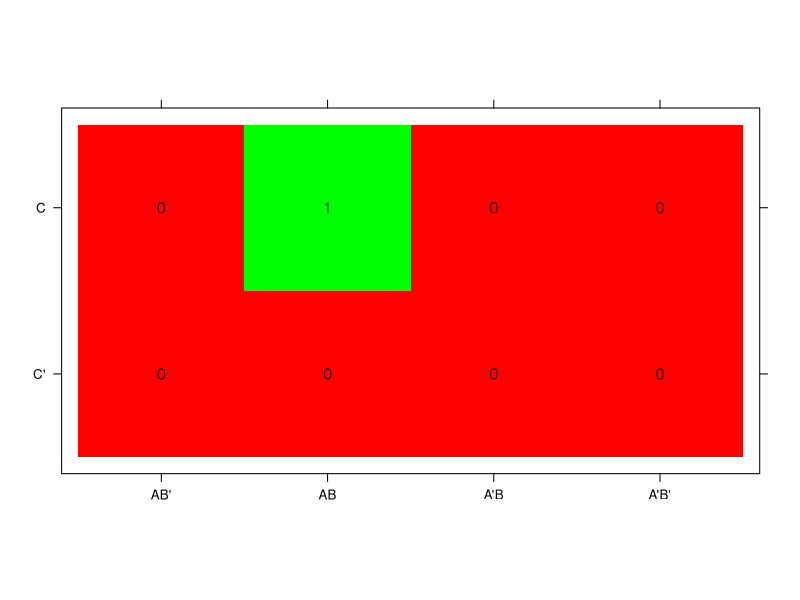
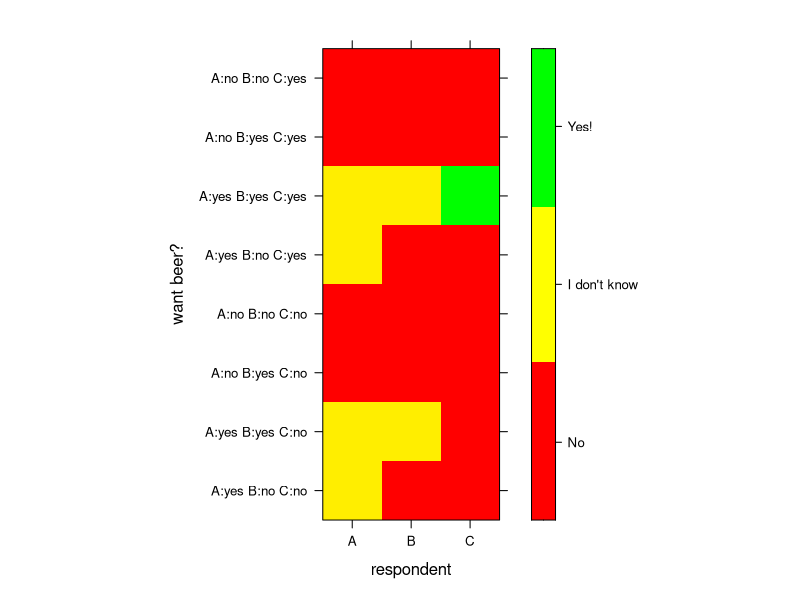

Generate these figures, in order, with R:
library(lattice)
library(latticeExtra)

nz <- 3
x <- 2**1
y <- 2**2
d <- t(matrix(rep(1:2, length.out=x*y), nrow=x, ncol=y))

p <- levelplot(
  d,
  xlab=NULL,
  ylab=NULL,
  # scales=list(x=list(at=NULL), y=list(at=NULL)), # no ticks
  scales=list(x=list(at=1:y, labels=c("AB'", "AB", "A'B", "A'B'")), y=list(at=1:x, labels=c("C'", "C"))),
  cuts=nz-1, # to map 1:3 to white:black
  # colorkey=NULL,
  col.regions=colorRampPalette(colors=c("white", "black"))(nz)
)
# print(p)

dat <- data.frame(
  expand.grid(x=c("AB'", "AB", "A'B", "A'B'"), y=c("C'", "C")),
  value=c(0, 0, 0, 0, 0, 1, 0, 0),
  source=c(0, 0, 0, 0, 0, 1, 0, 0)
)
lp <- levelplot(value ~ x+y, aspect="iso", data=dat, xlab=NULL, ylab=NULL, colorkey=NULL,
  col.regions=colorRampPalette(colors=c("red", "green"))(2))
xp <- xyplot(y ~ x, data=dat,
  panel = function(y, x, ...) {
    ltext(x = x, y = y, labels = dat$source, cex = 1, font = 2,
      fontfamily = "HersheySans")
    # panel.grid(h=1, v=3, x=2, y=4)
    #panel.abline(h=c(1.5), from=1.5, to=2.5)
    #panel.abline(v=c(1.5, 2.5, 3.5), from=0.5, to=2.5)
  }
  )

p <- lp + xp
print(p)

# joke result, "and" form, per logician desire
# the "backwards" row/col numbers make
# the data match the input format
m <- matrix(nrow=3, ncol=8, data=c(
   0, -1, -1,  # 100
   0,  0, -1,  # 110
  -1, -1, -1,  # 010
  -1, -1, -1,  # 000
   0, -1, -1,  # 101
   0,  0,  1,  # 111
  -1, -1, -1,  # 011
  -1, -1, -1   # 001
))

levelplot(
  m,
  col.regions=colorRampPalette(colors=c("red", "yellow", "green")),
  xlab="respondent",
  ylab="want beer?",
  colorkey=list(at=c(-1, -.33, .33, 1), labels=list(at=c(-0.67, 0, 0.67), labels=c("No", "I don't know", "Yes!"))),
  scales=list(
    x=list(at=1:3, labels=c("A", "B", "C")),
    y=list(at=1:8, labels=c(
      "A:yes B:no C:no", "A:yes B:yes C:no", "A:no B:yes C:no", "A:no B:no C:no",
      "A:yes B:no C:yes", "A:yes B:yes C:yes", "A:no B:yes C:yes", "A:no B:no C:yes"
    ))
  )
)

dat <- data.frame(
  y=c("A yes B no C no", "A yes B yes C no", "A no B yes C no", "A no B no C no",
      "A yes B no C yes", "A yes B yes C yes", "A no B yes C yes", "A no B no C yes"),
  value=c(0, 0, 0, 0, 0, 1, 0, 0)+1,
  source=c(0, 0, 0, 0, 0, 1, 0, 0)
)
